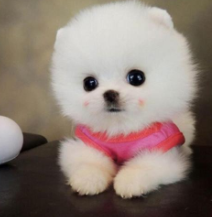
#> input picture deepblue/python_numpy_cv/opencvs/cv2.png, 212 x 217 px
$ python t08.py
#> lines starting #> are read from the running program, lines starting #| are printed output that depends on the picture
import cv2

img = cv2.imread("./cv2.png")
#> img is the input picture: shape (217, 212, 3); mean B, G, R 118, 126.3, 141.3
px = img[100, 100]
#> px = [181, 185, 196]
print(px)
#| [181 185 196]
px1 = img[100, 100, 0]
#> px1 = 181
print(px1)
#| 181

img[100:, 100:] = [255, 255, 255]
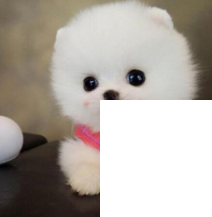
#> img: shape (217, 212, 3); mean B, G, R 163.4, 171, 177.6

cv2.imshow("img", img)
cv2.waitKey(5000)

$ run again, with deepblue/python_numpy_cv/opencvs/frog.png copied over deepblue/python_numpy_cv/opencvs/cv2.png
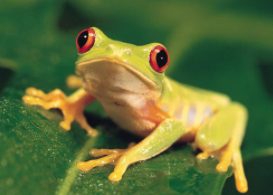
#> input picture deepblue/python_numpy_cv/opencvs/frog.png, 273 x 195 px
#> img is the input picture: shape (195, 273, 3); mean B, G, R 57, 110.7, 94.5
#> px = [55, 87, 114]
#| [ 55  87 114]
#> px1 = 55
#| 55
#> `img[100:, 100:] = [255, 255, 255]`:
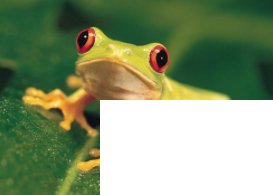
#> img: shape (195, 273, 3); mean B, G, R 115.4, 150.2, 134.3
